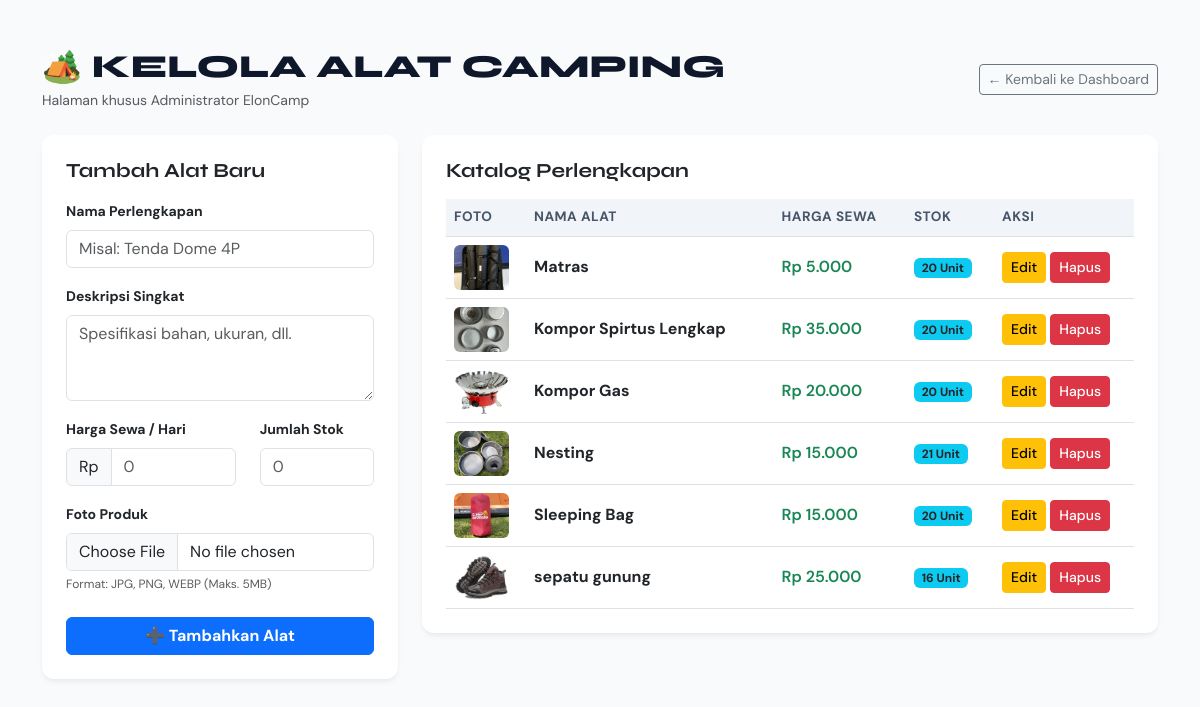
Page /admin/produk.php (signed in) on the committed database.
### tables this page shows
CREATE TABLE `produk` (
  `id_produk` int(11) NOT NULL,
  `nama_alat` varchar(100) DEFAULT NULL,
  `kategori` varchar(50) DEFAULT NULL,
  `harga_sewa` int(11) DEFAULT NULL,
  `deskripsi` text DEFAULT NULL,
  `stok` int(11) DEFAULT NULL,
  `foto` varchar(255) DEFAULT NULL,
  `gambar` varchar(255) DEFAULT NULL
);

### admin/produk.php (the view, shortened to what this page needs)
<?php
include '../config/database.php';
$produk_query = mysqli_query($conn, "SELECT * FROM produk ORDER BY id_produk DESC");
?>
<!DOCTYPE html>
<html lang="id">
<head>
    <link href="https://cdn.jsdelivr.net/npm/bootstrap@5.3.0/dist/css/bootstrap.min.css" rel="stylesheet">
</head>
<body>
<div class="container py-5">
    <div class="d-flex justify-content-between align-items-center mb-4">
        <div>
            <h2 class="admin-header mb-1">🏕️ KELOLA ALAT CAMPING</h2>
            <p class="text-muted small mb-0">Halaman khusus Administrator ElonCamp</p>
        </div>
        <a href="index.php" class="btn btn-outline-secondary btn-sm">← Kembali ke Dashboard</a>
    </div>
    <div class="row g-4">
        <div class="col-lg-4">
            <div class="card p-4">
                <h5 class="fw-bold mb-3" style="font-family:'Syne',sans-serif;">Tambah Alat Baru</h5>
                <form method="POST" action="produk.php" enctype="multipart/form-data">
                    <div class="mb-3">
                        <label class="form-label small fw-bold">Nama Perlengkapan</label>
                        <input type="text" name="nama_alat" class="form-control" placeholder="Misal: Tenda Dome 4P" required>
                    </div>
                    <div class="mb-3">
                        <label class="form-label small fw-bold">Deskripsi Singkat</label>
                        <textarea name="deskripsi" class="form-control" rows="3" placeholder="Spesifikasi bahan, ukuran, dll." required></textarea>
                    </div>
                    <div class="row">
                        <div class="col-md-7 mb-3">
                            <label class="form-label small fw-bold">Harga Sewa / Hari</label>
                            <div class="input-group">
                                <span class="input-group-text">Rp</span>
                                <input type="number" name="harga_sewa" class="form-control" placeholder="0" required>
                            </div>
                        </div>
                        <div class="col-md-5 mb-3">
                            <label class="form-label small fw-bold">Jumlah Stok</label>
                            <input type="number" name="stok" class="form-control" placeholder="0" min="1" required>
                        </div>
                    </div>
                    <div class="mb-4">
                        <label class="form-label small fw-bold">Foto Produk</label>
                        <input type="file" name="foto" class="form-control" accept="image/*">
                        <div class="form-text text-muted" style="font-size:0.75rem;">Format: JPG, PNG, WEBP (Maks. 5MB)</div>
                    </div>
                    <button type="submit" name="tambah_produk" class="btn btn-primary w-100 fw-bold">
                        ➕ Tambahkan Alat
                    </button>
                </form>
            </div>
        </div>
        <div class="col-lg-8">
            <div class="card p-4">
                <h5 class="fw-bold mb-3" style="font-family:'Syne',sans-serif;">Katalog Perlengkapan</h5>
                <div class="table-responsive">
                    <table class="table table-hover align-middle mb-0">
                        <thead>
                            <tr>
                                <th width="80">Foto</th>
                                <th>Nama Alat</th>
                                <th>Harga Sewa</th>
                                <th>Stok</th>
                                <th width="140">Aksi</th>
                            </tr>
                        </thead>
                        <tbody>
                            <?php while($row = mysqli_fetch_assoc($produk_query)): ?>
                            <tr>
                                <td>
                                    <?php if(!empty($row['foto']) && file_exists("../assets/images/".$row['foto'])): ?>
                                        <img src="../assets/images/<?= $row['foto']; ?>" width="55" height="45" style="border-radius: 6px; object-fit: cover;">
                                    <?php else: ?>
                                        <div style="width:55px; height:45px; background:#e2e8f0; border-radius:6px; display:flex; align-items:center; justify-content:center; font-size:1.1rem;">⛺</div>
                                    <?php endif; ?>
                                </td>
                                <td><strong><?= htmlspecialchars($row['nama_alat']); ?></strong></td>
                                <td class="text-success fw-semibold">Rp <?= number_format($row['harga_sewa'], 0, ',', '.'); ?></td>
                                <td>
                                    <?php if($row['stok'] <= 0): ?>
                                        <span class="badge bg-danger">Habis</span>
                                    <?php else: ?>
                                        <span class="badge bg-info text-dark"><?= $row['stok']; ?> Unit</span>
                                    <?php endif; ?>
                                </td>
                                <td>
                                    <a href="edit_produk.php?id=<?= $row['id_produk']; ?>" class="btn btn-warning btn-sm fw-medium">Edit</a>
                                    <a href="produk.php?hapus=<?= $row['id_produk']; ?>" class="btn btn-danger btn-sm fw-medium" onclick="return confirm('Apakah Anda yakin ingin menghapus perlengkapan ini?')">Hapus</a>
                                </td>
                            </tr>
                            <?php endwhile; ?>
                        </tbody>
                    </table>
                </div>
            </div>
        </div>
    </div>
</div>
</body>
</html>

### admin/produk.php (style rules this page uses)
body { font-family: 'DM Sans', sans-serif; background-color: #f8fafc; color: #334155; }
.admin-header { font-family: 'Syne', sans-serif; font-weight: 800; color: #0f172a; }
.card { border: none; border-radius: 12px; box-shadow: 0 4px 6px -1px rgba(0,0,0,0.05), 0 2px 4px -1px rgba(0,0,0,0.03); }
.table th { background-color: #f1f5f9; color: #475569; font-size: 0.85rem; text-transform: uppercase; letter-spacing: 0.5px; }

### rows in the picture
produk: foto (picture), nama_alat "Matras", harga_sewa "5.000", stok "20"
produk: foto (picture), nama_alat "Kompor Spirtus Lengkap", harga_sewa "35.000", stok "20"
produk: foto (picture), nama_alat "Kompor Gas", harga_sewa "20.000", stok "20"
produk: foto (picture), nama_alat "Nesting", harga_sewa "15.000", stok "21"
produk: foto (picture), nama_alat "Sleeping Bag", harga_sewa "15.000", stok "20"
produk: foto (picture), nama_alat "sepatu gunung", harga_sewa "25.000", stok "16"
